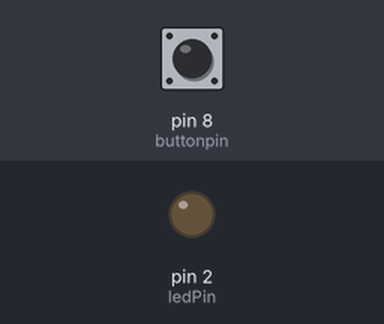
The sketch below on a simulated Arduino Uno, built with avr-gcc and run on an emulated ATmega328P. Parts: output pins drawn as LEDs (lit = HIGH). The test bench sets the inputs (shaded band); at power-on: pin 8 (buttonpin) HIGH.

Above: at 1.2 s.
1.3 s: pin 8 (buttonpin) pulled LOW for 0.15 s
At 1.37 s:
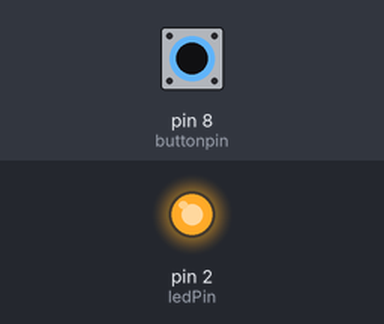
2.9 s: pin 8 (buttonpin) pulled LOW for 3.2 s
At 7.3 s:
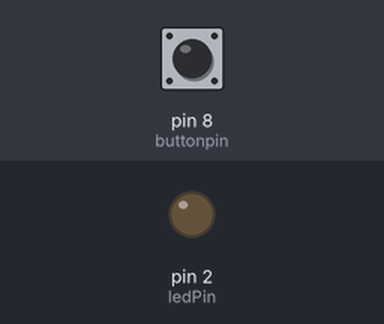
Timing chart, 0 to 8.8 s (numbered marks = the images above; inputs shaded):
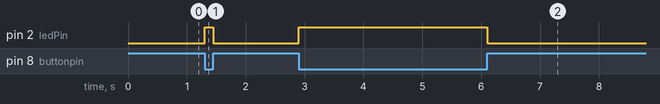

Measured:
- after the input at 1.3 s, pin 2 (ledPin): LOW → HIGH at once, → LOW 0.15 s later
- after the input at 2.9 s, pin 2 (ledPin): LOW → HIGH at once, → LOW 3.2 s later

The sketch:

project_1.ino
```cpp
int buttonpin=8;
int ledPin=2;
int buttonState;
void setup() {
  // put your setup code here, to run once:
  pinMode(ledPin,OUTPUT);
  pinMode(buttonpin,INPUT);
}

void loop() {
  // put your main code here, to run repeatedly:
  buttonState = digitalRead(buttonpin);
  if (buttonState==LOW){
    digitalWrite(ledPin,HIGH);}
    else{
      digitalWrite(ledPin,LOW);
  }

}
```
